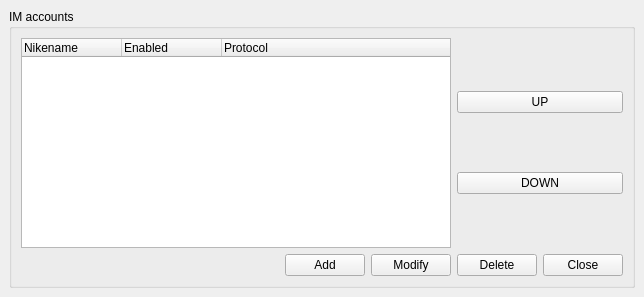
<ui version="4.0" >
 <author></author>
 <comment></comment>
 <exportmacro></exportmacro>
 <class>Form</class>
 <widget class="QWidget" name="Form" >
  <property name="geometry" >
   <rect>
    <x>0</x>
    <y>0</y>
    <width>644</width>
    <height>297</height>
   </rect>
  </property>
  <property name="windowTitle" >
   <string>Wengophone Account manager</string>
  </property>
  <layout class="QGridLayout" >
   <property name="margin" >
    <number>9</number>
   </property>
   <property name="spacing" >
    <number>6</number>
   </property>
   <item row="0" column="0" >
    <widget class="QGroupBox" name="groupBox" >
     <property name="title" >
      <string>IM accounts</string>
     </property>
     <layout class="QGridLayout" >
      <property name="margin" >
       <number>9</number>
      </property>
      <property name="spacing" >
       <number>6</number>
      </property>
      <item row="0" column="2" >
       <layout class="QVBoxLayout" >
        <property name="margin" >
         <number>0</number>
        </property>
        <property name="spacing" >
         <number>6</number>
        </property>
        <item>
         <widget class="QPushButton" name="upPushButton" >
          <property name="text" >
           <string>UP</string>
          </property>
         </widget>
        </item>
        <item>
         <widget class="QPushButton" name="downPushButton" >
          <property name="text" >
           <string>DOWN</string>
          </property>
         </widget>
        </item>
       </layout>
      </item>
      <item row="1" column="1" colspan="2" >
       <layout class="QHBoxLayout" >
        <property name="margin" >
         <number>0</number>
        </property>
        <property name="spacing" >
         <number>6</number>
        </property>
        <item>
         <widget class="QPushButton" name="imAddPushButton" >
          <property name="text" >
           <string>Add</string>
          </property>
         </widget>
        </item>
        <item>
         <widget class="QPushButton" name="imModifyPushButton" >
          <property name="text" >
           <string>Modify</string>
          </property>
         </widget>
        </item>
        <item>
         <widget class="QPushButton" name="imDeletePushButton" >
          <property name="text" >
           <string>Delete</string>
          </property>
         </widget>
        </item>
        <item>
         <widget class="QPushButton" name="closePushButton" >
          <property name="text" >
           <string>Close</string>
          </property>
         </widget>
        </item>
       </layout>
      </item>
      <item row="1" column="0" >
       <spacer>
        <property name="orientation" >
         <enum>Qt::Horizontal</enum>
        </property>
        <property name="sizeHint" >
         <size>
          <width>301</width>
          <height>20</height>
         </size>
        </property>
       </spacer>
      </item>
      <item row="0" column="0" colspan="2" >
       <widget class="QTreeWidget" name="treeWidget" >
        <property name="rootIsDecorated" >
         <bool>false</bool>
        </property>
        <column>
         <property name="text" >
          <string>Nikename</string>
         </property>
        </column>
        <column>
         <property name="text" >
          <string>Enabled</string>
         </property>
        </column>
        <column>
         <property name="text" >
          <string>Protocol</string>
         </property>
        </column>
       </widget>
      </item>
     </layout>
    </widget>
   </item>
  </layout>
 </widget>
 <pixmapfunction></pixmapfunction>
 <resources/>
 <connections/>
</ui>
